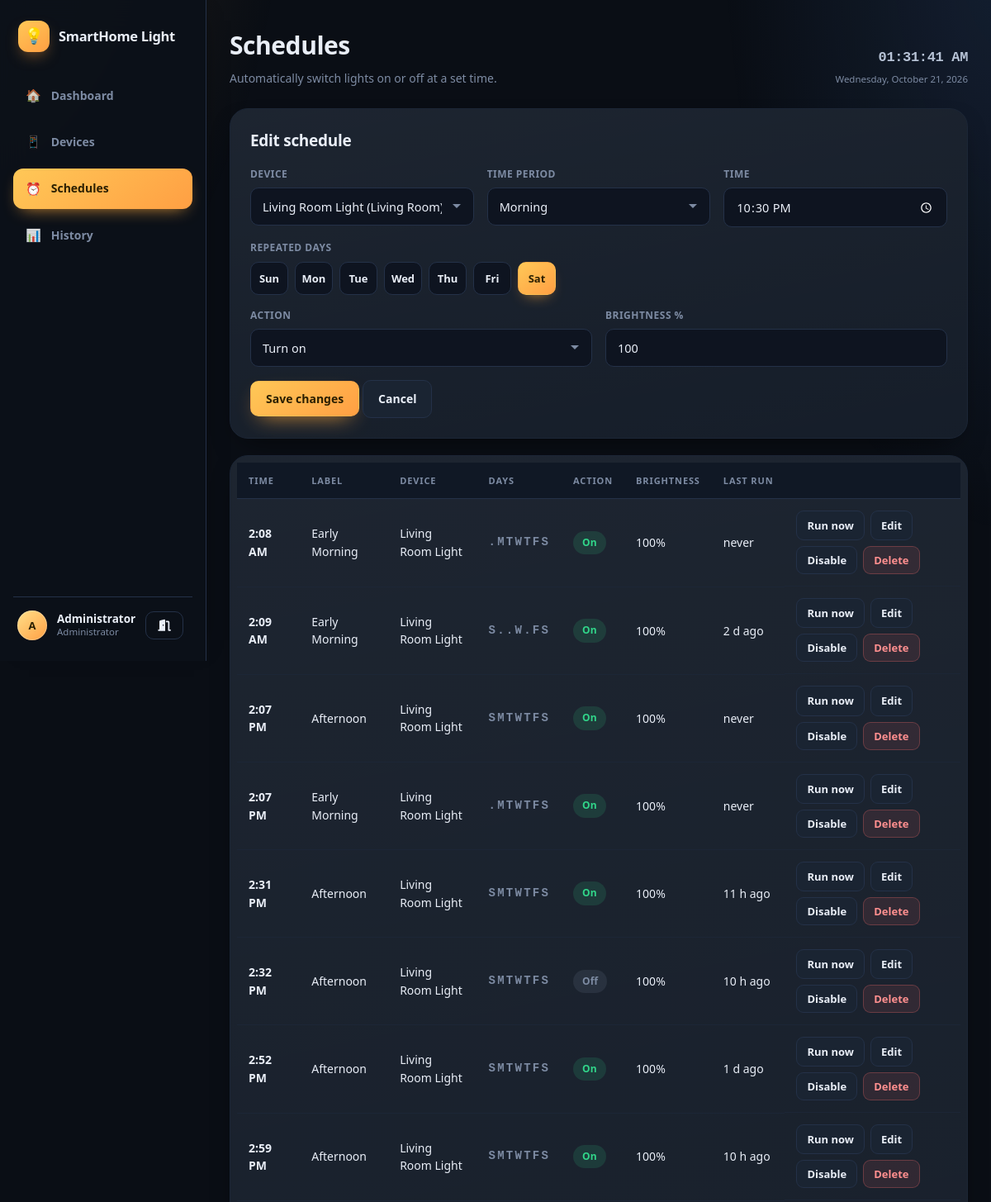
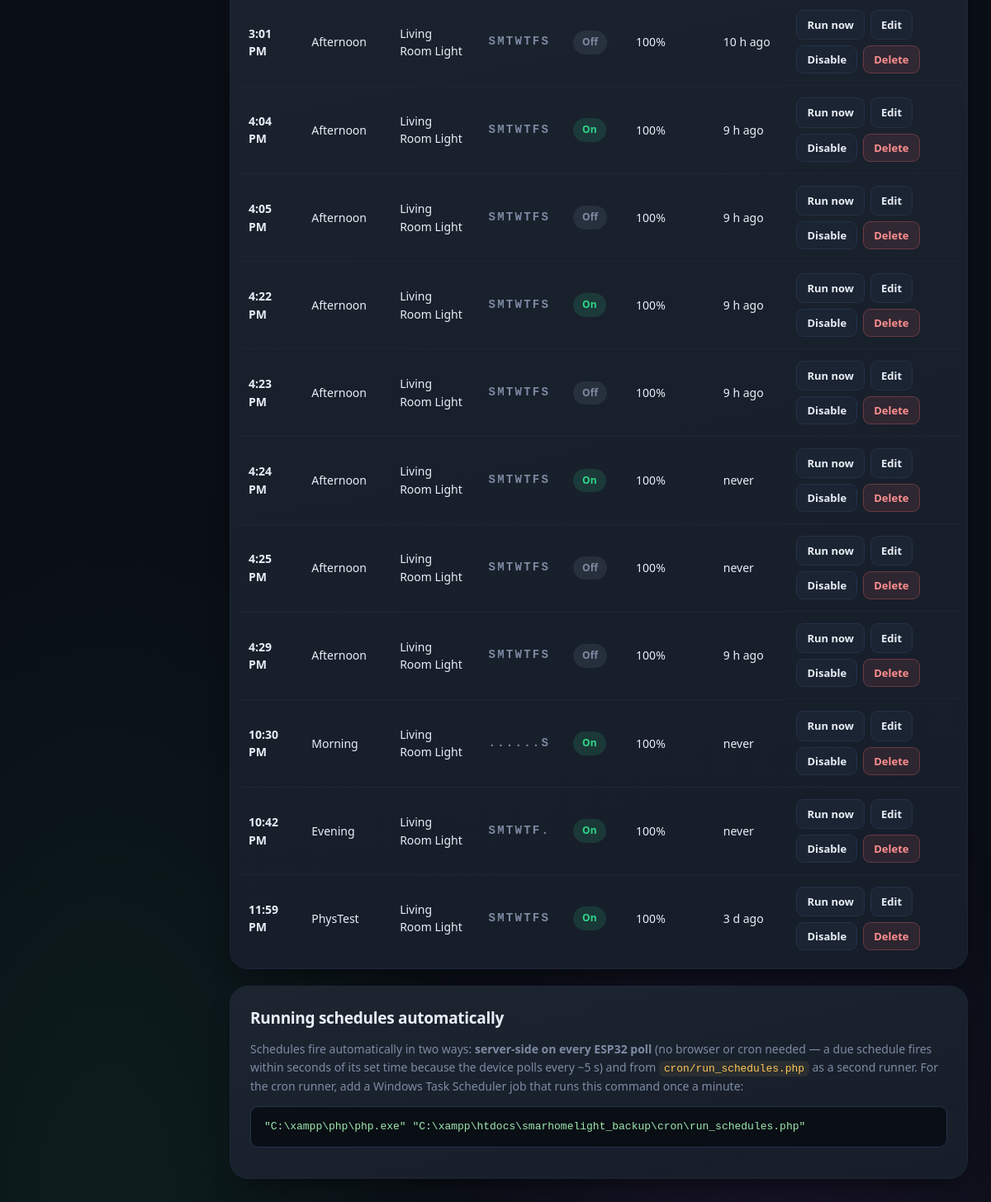
The app's page /schedules.php?edit=2 (signed in) with its own data (2 pictures, top to bottom).
### tables this page shows
CREATE TABLE IF NOT EXISTS `schedules` (
  `id`          INT UNSIGNED NOT NULL AUTO_INCREMENT,
  `device_id`   INT UNSIGNED NOT NULL,
  `label`       VARCHAR(80)  NOT NULL DEFAULT 'Schedule',
  `time_of_day` TIME         NOT NULL,
  `days_of_week` VARCHAR(20)  NOT NULL DEFAULT '1111111',
  `is_on`       TINYINT(1)   NOT NULL DEFAULT 1,
  `brightness`  TINYINT UNSIGNED NOT NULL DEFAULT 100,
  `color_r`     SMALLINT UNSIGNED NOT NULL DEFAULT 255,
  `color_g`     SMALLINT UNSIGNED NOT NULL DEFAULT 214,
  `color_b`     SMALLINT UNSIGNED NOT NULL DEFAULT 175,
  `enabled`     TINYINT(1)   NOT NULL DEFAULT 1,
  `last_run`    DATETIME     NULL DEFAULT NULL,
  `created_at`  TIMESTAMP    NOT NULL DEFAULT CURRENT_TIMESTAMP,
  PRIMARY KEY (`id`),
  KEY `ix_sched_enabled` (`enabled`,`time_of_day`),
  CONSTRAINT `fk_sched_device` FOREIGN KEY (`device_id`)
    REFERENCES `devices` (`id`) ON DELETE CASCADE
);

CREATE TABLE IF NOT EXISTS `light_state` (
  `device_id`  INT UNSIGNED NOT NULL,
  `is_on`      TINYINT(1)   NOT NULL DEFAULT 0,
  `brightness` TINYINT UNSIGNED NOT NULL DEFAULT 0,
  `color_r`    SMALLINT UNSIGNED NOT NULL DEFAULT 255,
  `color_g`    SMALLINT UNSIGNED NOT NULL DEFAULT 214,
  `color_b`    SMALLINT UNSIGNED NOT NULL DEFAULT 175,
  `mode`       ENUM('white','color') NOT NULL DEFAULT 'white',
  `updated_at` DATETIME     NOT NULL DEFAULT CURRENT_TIMESTAMP ON UPDATE CURRENT_TIMESTAMP,
  PRIMARY KEY (`device_id`),
  CONSTRAINT `fk_state_device` FOREIGN KEY (`device_id`)
    REFERENCES `devices` (`id`) ON DELETE CASCADE
);

CREATE TABLE IF NOT EXISTS `devices` (
  `id`             INT UNSIGNED NOT NULL AUTO_INCREMENT,
  `device_key`     VARCHAR(64)  NOT NULL,
  `name`           VARCHAR(80)  NOT NULL,
  `room`           VARCHAR(80)  NOT NULL DEFAULT 'Living Room',
  `ip_address`     VARCHAR(45)  NOT NULL DEFAULT '',
  `firmware`       VARCHAR(40)  NOT NULL DEFAULT '',
  `rssi`           SMALLINT     NOT NULL DEFAULT 0,
  `is_online`      TINYINT(1)   NOT NULL DEFAULT 0,
  `last_seen`      DATETIME     NULL DEFAULT NULL,
  `boot_count`     INT UNSIGNED NOT NULL DEFAULT 0,
  `free_heap`      INT UNSIGNED NOT NULL DEFAULT 0,
   
   
   
  `actual_on`        TINYINT(1)   NOT NULL DEFAULT 0,
  `actual_brightness` TINYINT UNSIGNED NOT NULL DEFAULT 0,
  `actual_r`         SMALLINT UNSIGNED NOT NULL DEFAULT 255,
  `actual_g`         SMALLINT UNSIGNED NOT NULL DEFAULT 214,
  `actual_b`         SMALLINT UNSIGNED NOT NULL DEFAULT 175,
  `actual_mode`      ENUM('white','color') NOT NULL DEFAULT 'white',
  `ldr`              SMALLINT UNSIGNED NOT NULL DEFAULT 0,   
  `room_dark`        TINYINT(1)   NOT NULL DEFAULT 0,        
   
   
   
   
  `op_mode`          ENUM('auto','manual','schedule') NOT NULL DEFAULT 'auto',
  `reported_at`      DATETIME     NULL DEFAULT NULL,
  `created_at`     TIMESTAMP    NOT NULL DEFAULT CURRENT_TIMESTAMP,
  PRIMARY KEY (`id`),
  UNIQUE KEY `uq_devices_key` (`device_key`)
);

### includes/db.php (called while the page is built, shortened)
<?php
require_once __DIR__ . '/config.php';
(static function (): void {
    $cfg = require __DIR__ . '/config.php';
})();
function db(): PDO
{
    static $pdo = null;
    if ($pdo instanceof PDO) {
        return $pdo;
    }
    $cfg = app_config()['db'];
    $dsn = sprintf(
        'mysql:host=%s;port=%d;dbname=%s;charset=%s',
        $cfg['host'],
        $cfg['port'],
        $cfg['name'],
        $cfg['charset']
    );
    $options = [
        PDO::ATTR_ERRMODE            => PDO::ERRMODE_EXCEPTION,
        PDO::ATTR_DEFAULT_FETCH_MODE => PDO::FETCH_ASSOC,
        PDO::ATTR_EMULATE_PREPARES   => false,
    ];
    try {
        $pdo = new PDO($dsn, $cfg['user'], $cfg['pass'], $options);
    } catch (PDOException $e) {
        http_response_code(500);
        exit('Database connection failed. Check includes/config.php and run install.php. (' . $e->getMessage() . ')');
    }
    try {
        $offset = (new DateTime('now', new DateTimeZone(date_default_timezone_get())))->format('P');
        if (preg_match('/^[+-]\d{2}:\d{2}$/', $offset)) {
            $pdo->exec("SET time_zone = '$offset'");
        }
    } catch (Throwable $e) {
    }
    return $pdo;
}
function app_config(?string $key = null, $default = null)
{
    static $cfg = null;
    if ($cfg === null) {
        $cfg = require __DIR__ . '/config.php';
        date_default_timezone_set($cfg['timezone']);
    }
    if ($key === null) {
        return $cfg;
    }
    return $cfg[$key] ?? $default;
}
function setting(string $key, $default = null)
{
    static $cache = null;
    if ($cache === null) {
        $cache = [];
        try {
            foreach (db()->query('SELECT setting_key, setting_value FROM settings') as $row) {
                $cache[$row['setting_key']] = $row['setting_value'];
            }
        } catch (Throwable $e) {
            $cache = [];
        }
    }
    return $cache[$key] ?? $default;
}

### includes/config.php (called while the page is built, shortened)
<?php
return [
    'db' => [
        'host'   => '127.0.0.1',
        'port'   => 3306,
        'name'   => 'smartlight',
        'user'   => 'root',
        'pass'   => '',
        'charset'=> 'utf8mb4',
    ],
    'base_path'   => 'auto',
    'site_name'   => 'SmartHome Light',
    'timezone'    => 'Asia/Manila',
    'session_name' => 'smarthome_light_sess',
    'offline_after'  => 90,
    'poll_interval'  => 5,
    'bulb_watts'     => 9.0,
    'cron_token'     => '',
];

### schedules.php (the view, shortened to what this page needs)
<?php
require_once __DIR__ . '/includes/functions.php';
$devices = get_devices();
$schedules = db()->query(
    'SELECT s.*, d.name AS device_name, d.room
       FROM schedules s
       JOIN devices d ON d.id = s.device_id
      ORDER BY s.time_of_day'
)->fetchAll();
$dayNames = ['Sun', 'Mon', 'Tue', 'Wed', 'Thu', 'Fri', 'Sat'];
$editId = (int)($_GET['edit'] ?? 0);
$edit   = null;
if ($editId > 0) {
    foreach ($schedules as $s) {
        if ((int)$s['id'] === $editId) { $edit = $s; break; }
    }
}
$labelOptions = ['Morning', 'Afternoon', 'Evening', 'Early Morning'];
?>
<link
  rel="stylesheet"
  href="https://cdnjs.cloudflare.com/ajax/libs/font-awesome/6.7.2/css/all.min.css"
>
<div class="page-head">
  <div>
    <h1>Schedules</h1>
    <p class="sub">Automatically switch lights on or off at a set time.</p>
  </div>
  <div class="header-right">
    <div class="page-head-clock">
      <time id="liveClock" datetime=""></time>
      <div id="liveDate"></div>
    </div>
  </div>
</div>
<div class="card">
  <h2><?= $edit ? 'Edit schedule' : 'New schedule' ?></h2>
  <?php if ($devices): ?>
  <form method="post" action="<?= url('schedules.php') ?>">
    <div class="form-row">
      <label class="field">
        <span>Device</span>
        <select name="device_id" required>
          <?php foreach ($devices as $d): ?>
            <option value="<?= (int)$d['id'] ?>"<?= ($edit && (int)$edit['device_id'] === (int)$d['id']) ? ' selected' : '' ?>><?= e($d['name']) ?> (<?= e($d['room']) ?>)</option>
          <?php endforeach; ?>
        </select>
      </label>
     <label class="field">
  <span>Time Period</span>
  <select name="label" required>
    <?php foreach ($labelOptions as $lo): ?>
      <option value="<?= e($lo) ?>"<?= ($edit && $edit['label'] === $lo) ? ' selected' : '' ?>><?= e($lo) ?></option>
    <?php endforeach; ?>
  </select>
</label>
      <label class="field">
        <span>Time</span>
        <input type="time" name="time_of_day" value="<?= $edit ? e(substr((string)$edit['time_of_day'], 0, 5)) : '07:00' ?>" required>
      </label>
    </div>
    <div class="field">
      <span>Repeated days</span>
      <div class="day-picker">
        <?php for ($i = 0; $i < 7; $i++):
          $dayOn = $edit ? (((string)$edit['days_of_week'])[$i] === '1') : true; ?>
          <label class="day">
            <span><?= $dayNames[$i] ?></span>
          </label>
        <?php endfor; ?>
      </div>
    </div>
    <div class="form-row">
      <label class="field">
        <span>Action</span>
        <select name="is_on" required>
          <option value="1"<?= ($edit && (int)$edit['is_on'] === 1) ? ' selected' : '' ?>>Turn on</option>
        </select>
      </label>
      <label class="field">
        <span>Brightness %</span>
        <input type="number" name="brightness" min="0" max="100" value="<?= $edit ? (int)$edit['brightness'] : 100 ?>">
      </label>
    </div>
    <button class="btn btn-primary" type="submit"><?= $edit ? 'Save changes' : 'Add schedule' ?></button>
    <?php if ($edit): ?>
      <a class="btn" href="<?= url('schedules.php') ?>">Cancel</a>
    <?php endif; ?>
  </form>
  <?php else: ?>
    <p class="muted">Add a device first.</p>
  <?php endif; ?>
</div>
<section class="table-wrap card">
  <table class="table">
    <thead>
      <tr><th>Time</th><th>Label</th><th>Device</th><th>Days</th><th>Action</th><th>Brightness</th><th>Last run</th><th></th></tr>
    </thead>
    <tbody>
      <?php foreach ($schedules as $s): ?>
        <?php
          $days = '';
          for ($i = 0; $i < 7; $i++) {
              $days .= ($s['days_of_week'][$i] === '1') ? $dayNames[$i][0] : '.';
          }
        ?>
        <tr class="<?= $s['enabled'] ? '' : 'disabled-row' ?>">
         <td>
    <b><?= date('g:i A', strtotime($s['time_of_day'])) ?></b>
</td>
          <td><?= e($s['label']) ?></td>
          <td><?= e($s['device_name']) ?></td>
          <td class="days"><?= e($days) ?></td>
          <td>
            <span class="badge <?= $s['is_on'] ? 'badge-ok' : 'badge-off' ?>">
              <?= $s['is_on'] ? 'On' : 'Off' ?>
            </span>
          </td>
          <td><?= (int)$s['brightness'] ?>%</td>
          <td><?= e(time_ago($s['last_run'])) ?></td>
          <td class="actions">
            <button class="btn btn-sm" onclick="runNow(<?= (int)$s['id'] ?>, this)">Run now</button>
            <a class="btn btn-sm" href="<?= url('schedules.php') ?>?edit=<?= (int)$s['id'] ?>">Edit</a>
            <form method="post" action="<?= url('schedules.php') ?>" class="inline-form">
              <button class="btn btn-sm" type="submit"><?= $s['enabled'] ? 'Disable' : 'Enable' ?></button>
            </form>
            <form method="post" action="<?= url('schedules.php') ?>" class="inline-form">
              <button class="btn btn-sm btn-danger" type="submit">Delete</button>
            </form>
          </td>
        </tr>
      <?php endforeach; ?>
    </tbody>
  </table>
</section>
<div class="card help">
  <h2>Running schedules automatically</h2>
  <p class="muted">
    Schedules fire automatically in two ways: <b>server-side on every ESP32 poll</b>
    (no browser or cron needed &mdash; a due schedule fires within seconds of its set
    time because the device polls every ~5 s) and from <code>cron/run_schedules.php</code>
    as a second runner. For the cron runner, add a Windows Task Scheduler job that runs
    this command once a minute:
  </p>
  <pre class="code">"C:\xampp\php\php.exe" "C:\xampp\htdocs\smarhomelight_backup\cron\run_schedules.php"</pre>
</div>

### records on screen
schedules: device_id "Living Room Light (Living Room)", time_of_day "22:30", is_on "Turn on", brightness "100", time_of_day "10:30 PM", label "Morning", device.name "Living Room Light", days "......S", shows "On", last_run "never", enabled "Disable"
schedules: time_of_day "2:08 AM", label "Early Morning", device.name "Living Room Light", days ".MTWTFS", is_on "On", brightness "100", last_run "never", enabled "Disable"
schedules: time_of_day "2:09 AM", label "Early Morning", device.name "Living Room Light", days "S..W.FS", is_on "On", brightness "100", last_run "2 d ago", enabled "Disable"
schedules: time_of_day "2:07 PM", label "Afternoon", device.name "Living Room Light", days "SMTWTFS", is_on "On", brightness "100", last_run "never", enabled "Disable"
schedules: time_of_day "2:07 PM", label "Early Morning", device.name "Living Room Light", days ".MTWTFS", is_on "On", brightness "100", last_run "never", enabled "Disable"
schedules: time_of_day "2:31 PM", label "Afternoon", device.name "Living Room Light", days "SMTWTFS", is_on "On", brightness "100", last_run "11 h ago", enabled "Disable"
schedules: time_of_day "2:32 PM", label "Afternoon", device.name "Living Room Light", days "SMTWTFS", is_on "Off", brightness "100", last_run "10 h ago", enabled "Disable"
schedules: time_of_day "2:52 PM", label "Afternoon", device.name "Living Room Light", days "SMTWTFS", is_on "On", brightness "100", last_run "1 d ago", enabled "Disable"
schedules: time_of_day "2:59 PM", label "Afternoon", device.name "Living Room Light", days "SMTWTFS", is_on "On", brightness "100", last_run "10 h ago", enabled "Disable"
schedules: time_of_day "3:01 PM", label "Afternoon", device.name "Living Room Light", days "SMTWTFS", is_on "Off", brightness "100", last_run "10 h ago", enabled "Disable"
schedules: time_of_day "4:04 PM", label "Afternoon", device.name "Living Room Light", days "SMTWTFS", is_on "On", brightness "100", last_run "9 h ago", enabled "Disable"
schedules: time_of_day "4:05 PM", label "Afternoon", device.name "Living Room Light", days "SMTWTFS", is_on "Off", brightness "100", last_run "9 h ago", enabled "Disable"
schedules: time_of_day "4:22 PM", label "Afternoon", device.name "Living Room Light", days "SMTWTFS", is_on "On", brightness "100", last_run "9 h ago", enabled "Disable"
schedules: time_of_day "4:23 PM", label "Afternoon", device.name "Living Room Light", days "SMTWTFS", is_on "Off", brightness "100", last_run "9 h ago", enabled "Disable"
schedules: time_of_day "4:24 PM", label "Afternoon", device.name "Living Room Light", days "SMTWTFS", is_on "On", brightness "100", last_run "never", enabled "Disable"
schedules: time_of_day "4:25 PM", label "Afternoon", device.name "Living Room Light", days "SMTWTFS", is_on "Off", brightness "100", last_run "never", enabled "Disable"
schedules: time_of_day "4:29 PM", label "Afternoon", device.name "Living Room Light", days "SMTWTFS", is_on "Off", brightness "100", last_run "9 h ago", enabled "Disable"
schedules: time_of_day "10:42 PM", label "Evening", device.name "Living Room Light", days "SMTWTF.", is_on "On", brightness "100", last_run "never", enabled "Disable"
schedules: time_of_day "11:59 PM", label "PhysTest", device.name "Living Room Light", days "SMTWTFS", is_on "On", brightness "100", last_run "3 d ago", enabled "Disable"

### other values on screen
$site "SmartHome Light"
$icon "🏠"
$label "Dashboard"
$icon "📱"
$label "Devices"
$icon "⏰"
$label "Schedules"
$icon "📊"
$label "History"
initials($user) "A"
$user "Administrator"
$dayNames[$i] "Sun"
$dayNames[$i] "Mon"
$dayNames[$i] "Tue"
$dayNames[$i] "Wed"
